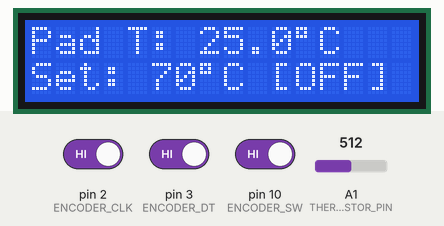
Recording of a program running on a simulated Arduino Nano, built with avr-gcc and run on an emulated ATmega328P. On the bench: 16×2 character LCD. The inputs (shaded band) are chosen by the test bench; at power-on: pin 10 (ENCODER_SW) HIGH, A1 (THERMISTOR_PIN) = 512, pin 3 (ENCODER_DT) HIGH, pin 2 (ENCODER_CLK) HIGH.

Above: at 2.7 s.
2.8 s: pin 10 (ENCODER_SW) driven LOW
At 3.3 s:
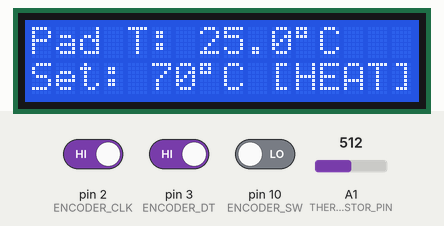
4.3 s: A1 (THERMISTOR_PIN) set to 169
At 4.9 s:
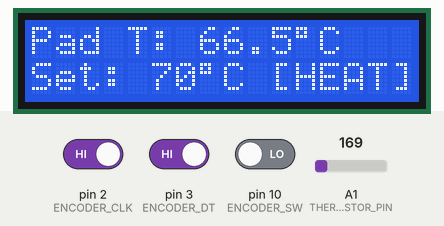
6.0 s: A1 (THERMISTOR_PIN) set to 141
At 6.4 s:
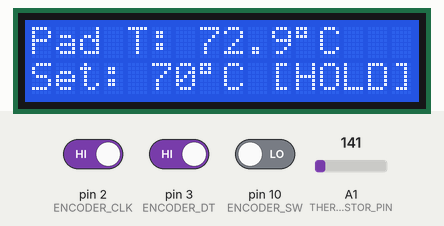
7.6 s: pin 3 (ENCODER_DT) driven LOW
At 8.9 s:
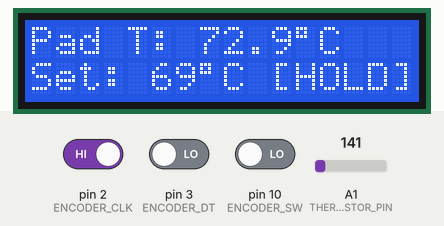
9.2 s: A1 (THERMISTOR_PIN) set to 122
At 10.4 s:
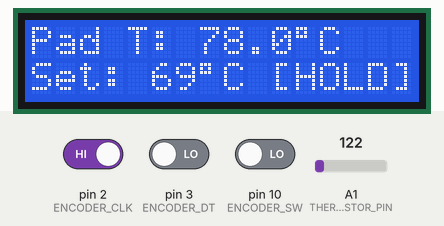
10.7 s: pin 3 (ENCODER_DT) driven HIGH
At 11.9 s:
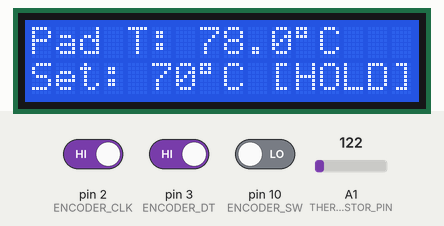
Timing chart, 0 to 13.3 s (numbered marks = the images above; inputs shaded):
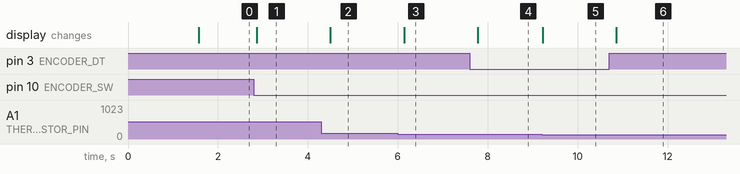

The program:

main.cpp
```cpp
#include <Arduino.h>
#include <LiquidCrystal.h>
#include <math.h>

// --- Pin Definitions ---
#define ENCODER_CLK 2   // Interrupt 0
#define ENCODER_DT  3   // Interrupt 1
#define ENCODER_SW  10  // Rotary Pushbutton

#define LCD_RS      8   //
#define LCD_E       9   //
#define LCD_D4      4   //
#define LCD_D5      5   //
#define LCD_D6      6   //
#define LCD_D7      7   //

#define THERMISTOR_PIN A1 //
#define SSR_PIN        13 //

// --- Thermistor Constants (NTC 100K 3950) ---
const float SERIES_RESISTOR = 100000.0; // 100k ohm
const float NOMINAL_RESISTANCE = 100000.0;
const float NOMINAL_TEMPERATURE = 25.0;
const float B_COEFFICIENT = 3950.0;

// --- Calibration & Control Parameters ---
const float TEMP_OFFSET = 0.0;   // Calibration offset in °C (e.g., +1.5 or -2.0)
const float HYSTERESIS  = 1.0;   // Temperature control band in °C below target

// --- Control Variables ---
LiquidCrystal lcd(LCD_RS, LCD_E, LCD_D4, LCD_D5, LCD_D6, LCD_D7);

volatile int targetTemp = 70; // Default target for LCD removal
const int MIN_TEMP = 30;
const int MAX_TEMP = 85;      // Safety ceiling below 90°C KSD301 cutoff

float currentTemp = 0.0;
bool heatingEnabled = false;

// Hardware Interrupt Routine for Encoder
void readEncoder() {
  static unsigned long lastInterruptTime = 0;
  unsigned long interruptTime = millis();

  // Debounce (5ms)
  if (interruptTime - lastInterruptTime > 5) {
    if (digitalRead(ENCODER_DT) == digitalRead(ENCODER_CLK)) {
      if (targetTemp < MAX_TEMP) targetTemp++;
    } else {
      if (targetTemp > MIN_TEMP) targetTemp--;
    }
  }
  lastInterruptTime = interruptTime;
}

// Read NTC thermistor temperature with calibration offset
float readThermistor() {
  int rawADC = analogRead(THERMISTOR_PIN);
  if (rawADC == 0) return 0.0; // Prevent divide by zero

  float reading = (1023.0 / rawADC) - 1.0;
  reading = SERIES_RESISTOR / reading;

  float steinhart;
  steinhart = reading / NOMINAL_RESISTANCE;            // (R/Ro)
  steinhart = log(steinhart);                         // ln(R/Ro)
  steinhart /= B_COEFFICIENT;                          // 1/B * ln(R/Ro)
  steinhart += 1.0 / (NOMINAL_TEMPERATURE + 273.15); // + (1/To)
  steinhart = 1.0 / steinhart;                        // Invert
  steinhart -= 273.15;                                // Convert to °C

  return steinhart + TEMP_OFFSET;                    // Apply calibration offset
}

void setup() {
  pinMode(ENCODER_CLK, INPUT_PULLUP);
  pinMode(ENCODER_DT, INPUT_PULLUP);
  pinMode(ENCODER_SW, INPUT_PULLUP);
  pinMode(SSR_PIN, OUTPUT);
  digitalWrite(SSR_PIN, LOW); // Start with SSR OFF

  // Attach Hardware Interrupt to ENCODER_DT for corrected CW/CCW direction
  attachInterrupt(digitalPinToInterrupt(ENCODER_DT), readEncoder, CHANGE);

  lcd.begin(16, 2);
  lcd.clear();
  lcd.print("   LCD HEATER   ");
  lcd.setCursor(0, 1);
  lcd.print("  INITIALIZING  ");
  delay(1500);
  lcd.clear();
}

void loop() {
  // Read Switch Button to Toggle Heating ON/OFF
  static bool lastBtnState = HIGH;
  bool btnState = digitalRead(ENCODER_SW);
  if (lastBtnState == HIGH && btnState == LOW) {
    heatingEnabled = !heatingEnabled; // Toggle state
    delay(50); // Simple debounce
  }
  lastBtnState = btnState;

  // Read current temperature
  currentTemp = readThermistor();

  // Control Logic using configurable HYSTERESIS band
  if (heatingEnabled) {
    if (currentTemp < (targetTemp - HYSTERESIS)) {
      digitalWrite(SSR_PIN, HIGH); // Heat ON
    } else if (currentTemp >= targetTemp) {
      digitalWrite(SSR_PIN, LOW);  // Heat OFF
    }
  } else {
    digitalWrite(SSR_PIN, LOW);    // System OFF
  }

  // Display Updates
  lcd.setCursor(0, 0);
  lcd.print("Pad T: ");
  lcd.print(currentTemp, 1);
  lcd.print((char)223); // Degree symbol
  lcd.print("C   ");

  lcd.setCursor(0, 1);
  lcd.print("Set: ");
  lcd.print(targetTemp);
  lcd.print((char)223);
  lcd.print("C ");

  if (heatingEnabled) {
    if (digitalRead(SSR_PIN) == HIGH) {
      lcd.print("[HEAT]");
    } else {
      lcd.print("[HOLD]");
    }
  } else {
    lcd.print("[OFF] ");
  }

  delay(200); // Display refresh rate
}
```

Measured:
- the behaviour switches between 154 and 153 on A1 (THERMISTOR_PIN) (found by bisection; images 2 and 3)
- after the input at 2.8 s, the display: changes after 0.06 s (image 1)
- after the input at 4.3 s, the display: changes after 0.20 s (image 2)
- after the input at 6.0 s, the display: changes after 0.14 s (image 3)
- after the input at 7.6 s, the display: changes after 0.18 s (image 4)
- after the input at 9.2 s, the display: changes at once (image 5)
- after the input at 10.7 s, the display: changes after 0.16 s (image 6)
